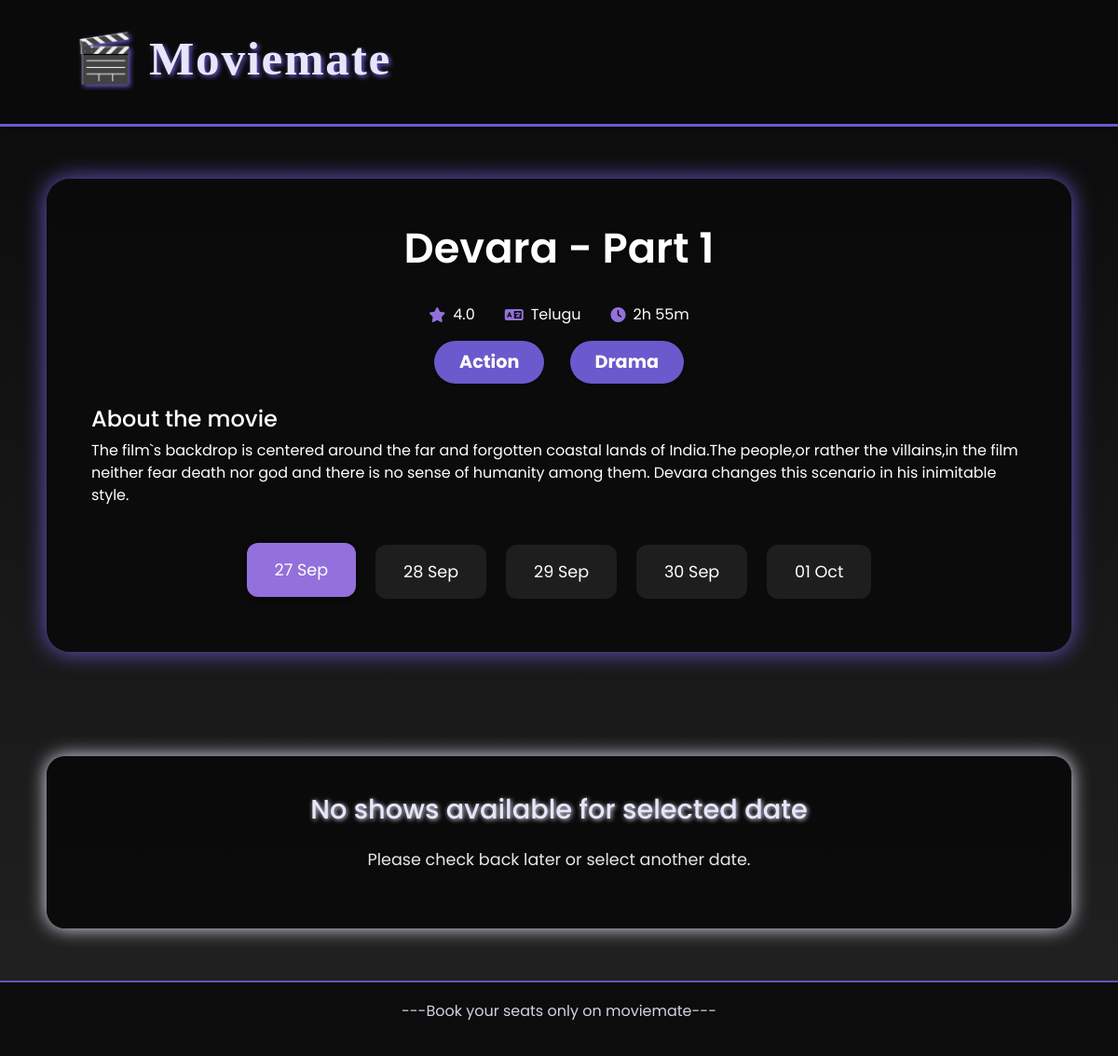
Screenshot of /show_booking.php with the database file from the repository.
### tables this page shows
CREATE TABLE `add_movie` (
  `movie_id` int(11) NOT NULL,
  `name` varchar(255) NOT NULL,
  `description` text NOT NULL,
  `genre` varchar(255) NOT NULL,
  `language` varchar(255) NOT NULL,
  `duration` int(11) NOT NULL,
  `release_date` date NOT NULL,
  `rating` decimal(3,1) NOT NULL,
  `poster` varchar(255) NOT NULL,
  `banner` varchar(255) NOT NULL
);

### show_booking.php (the view, shortened to what this page needs)
<?php
$host = "localhost";
$username = "root";
$password = "";
$database = "ticket_booking_system";
$conn = new mysqli($host, $username, $password, $database);
$movieId = isset($_GET['id']) ? intval($_GET['id']) :
          (isset($_SESSION['selected_movie_id']) ? intval($_SESSION['selected_movie_id']) : 1);
$movieQuery = "SELECT * FROM add_movie WHERE movie_id = $movieId";
$movieResult = $conn->query($movieQuery);
if ($movieResult->num_rows > 0) {
    $movieData = $movieResult->fetch_assoc();
    $movieName = $movieData['name'];
    $censorRating = $movieData['rating'];
    $genres = explode(',', $movieData['genre']);
    $language = $movieData['language'];
    $duration = $movieData['duration'];
    $releaseDate = isset($movieData['release_date']) ? $movieData['release_date'] : date('Y-m-d');
    $description = $movieData['description'];
}
function formatDuration($duration) {
    $hours = floor($duration / 60);
    $minutes = $duration % 60;
    if ($hours > 0 && $minutes > 0) {
        return "{$hours}h {$minutes}m";
    } elseif ($hours > 0) {
        return "{$hours}h";
    } else {
        return "{$minutes}m";
    }
}
$dates = [];
$currentDate = new DateTime($releaseDate);
for ($i = 0; $i < 5; $i++) {
    $dateObj = clone $currentDate;
    $dateObj->modify("+$i day");
    $dates[] = [
        'date' => $dateObj->format('Y-m-d'),
        'formatted' => $dateObj->format('d M')
    ];
}
$selectedDate = $dates[0]['date'];
?>
<!DOCTYPE html>
<html lang="en">
<head>
    <link rel="stylesheet" href="https://stackpath.bootstrapcdn.com/bootstrap/4.5.2/css/bootstrap.min.css">
    <link rel="stylesheet" href="https://cdnjs.cloudflare.com/ajax/libs/font-awesome/6.0.0/css/all.min.css">
</head>
<body>
    <header>
        <a href="index.php" style="text-decoration: none;">
            <h1>🎬 Moviemate</h1>
        </a>
    </header>
    <section class="movie-details">
        <h2><?php echo htmlspecialchars($movieName); ?></h2>
        <div class="movie-info">
            <span class="movie-info-item"><i class="fas fa-star"></i> <?php echo htmlspecialchars($censorRating); ?></span>
            <span class="movie-info-item"><i class="fas fa-language"></i> <?php echo htmlspecialchars($language); ?></span>
            <span class="movie-info-item"><i class="fas fa-clock"></i> <?php echo formatDuration($duration); ?></span>
        </div>
        <p>
            <?php foreach ($genres as $genre): ?>
                <span class="badge"><?php echo htmlspecialchars($genre); ?></span>
            <?php endforeach; ?>
        </p>
        <div class="about-movie" style="margin: 1.5em 0; text-align: left;">
            <h4>About the movie</h4>
            <p><?php echo nl2br(htmlspecialchars($description)); ?></p>
        </div>
        <div class="dates">
            <?php foreach ($dates as $date): ?>
                <button class="date-btn <?php echo ($date['date'] == $selectedDate) ? 'active' : ''; ?>"
                        data-date="<?php echo htmlspecialchars($date['date']); ?>">
                    <?php echo htmlspecialchars($date['formatted']); ?>
                </button>
            <?php endforeach; ?>
        </div>
    </section>
    <section class="theaters">
        <?php
        $anyTheaterShown = false;
        ?>
        <?php
        if (!$anyTheaterShown):
        ?>
            <div class="theater" style="grid-column: 1/-1; text-align: center;">
                <h3>No shows available for selected date</h3>
                <p>Please check back later or select another date.</p>
            </div>
        <?php endif; ?>
    </section>
    <footer>
        <p>---Book your seats only on moviemate---</p>
    </footer>
</body>
</html>

### show_booking.php (style rules this page uses)
:root { --primary-color: #6a5acd; --secondary-color: #e6e6fa; --bg-color: #0a0a0a; --text-color: #fff; --accent-color: #9370db; }
body { font-family: 'Poppins', sans-serif; background: linear-gradient(to bottom, var(--bg-color), #222); color: var(--text-color); min-height: 100vh; display: flex; flex-direction: column; }
header { background: rgba(10, 10, 10, 0.9); padding: 2em 5em; display: flex; justify-content: space-between; align-items: center; border-bottom: 3px solid var(--primary-color); box-shadow: 0 2px 5px rgba(0, 0, 0, 0.5); }
header h1 { font-family: 'Georgia'; font-size: 3.2em; font-weight: 700; color: var(--secondary-color); text-shadow: 2px 2px 5px var(--primary-color); letter-spacing: 1.7px; }
.movie-details, .theaters { margin: 3.5em auto; width: 92%; max-width: 1100px; }
.movie-details { padding: 3em; background: rgba(10, 10, 10, 0.9); border-radius: 25px; box-shadow: 0 0 25px var(--primary-color); text-align: center; }
.movie-details h2 { font-size: 2.8em; font-weight: 600; margin-bottom: 0.7em; color: var(--text-color); text-shadow: 1px 1px 4px rgba(0, 0, 0, 0.6); }
.badge { background-color: var(--primary-color); padding: 0.7em 1.4em; border-radius: 30px; font-size: 1.2em; margin: 0 0.6em; box-shadow: 0 1px 3px rgba(0, 0, 0, 0.4); }
.movie-info { display: flex; justify-content: center; flex-wrap: wrap; gap: 2em; margin: 1em 0; }
.movie-info-item { display: flex; align-items: center; }
.movie-info-item i { margin-right: 0.5em; color: var(--accent-color); }
.dates { display: flex; justify-content: center; margin-top: 2em; flex-wrap: wrap; }
.dates button { margin: 0.5em 0.6em; padding: 0.9em 1.7em; border: none; border-radius: 12px; background-color: rgba(255, 255, 255, 0.08); color: var(--text-color); cursor: pointer; transition: background-color 0.4s, color 0.4s, transform 0.2s; font-size: 1.1em; }
.dates button.active, .dates button:hover { background-color: var(--accent-color); color: #fff; box-shadow: 0 3px 7px rgba(0, 0, 0, 0.5); transform: translateY(-2px); }
.theaters { display: grid; grid-template-columns: repeat(auto-fit, minmax(400px, 1fr)); gap: 2.5em; }
.theater { background: rgba(10, 10, 10, 0.95); border-radius: 20px; padding: 2.5em; box-shadow: 0 0 20px var(--secondary-color); transition: transform 0.3s, box-shadow 0.3s; }
.theater h3 { color: var(--secondary-color); font-size: 1.8em; margin-bottom: 0.8em; text-shadow: 1px 1px 5px var(--secondary-color); }
.theater p { font-size: 1.1em; margin-bottom: 1.2em; opacity: 0.9; }
footer { background: var(--bg-color); color: var(--secondary-color); text-align: center; padding: 1.2em; margin-top: auto; border-top: 2px solid var(--primary-color); opacity: 0.9; }

### rows the page displays
add_movie: name "Devara - Part 1", rating "4.0", language "Telugu", duration "2h 55m", genre "Action", genre "Drama", description "The film`s backdrop is centered around the far and forgotten coastal lands of India.The people,or rather the villains,in the film neither fear death nor god and there is no sense of humanity among them. Devara changes this scenario in his inimitable style."

### other values shown
$date['formatted'] "27 Sep"
$date['formatted'] "28 Sep"
$date['formatted'] "29 Sep"
$date['formatted'] "30 Sep"
$date['formatted'] "01 Oct"
